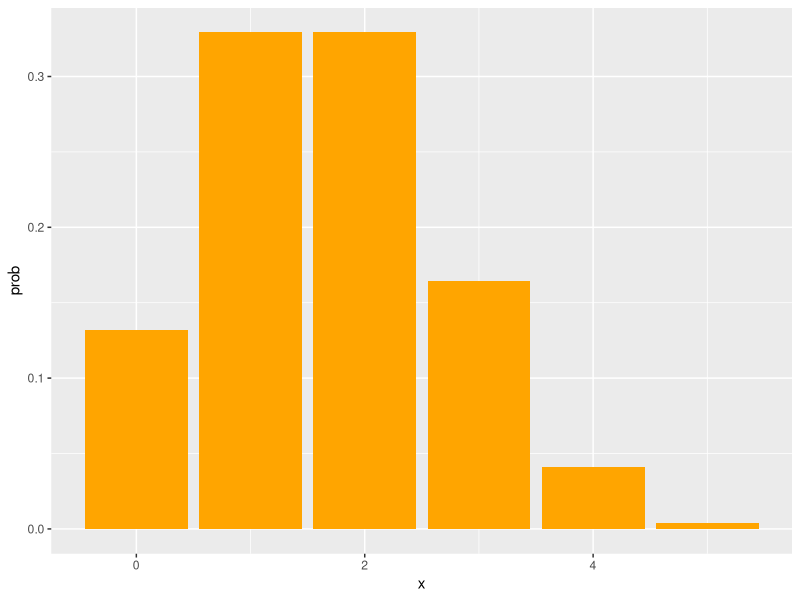
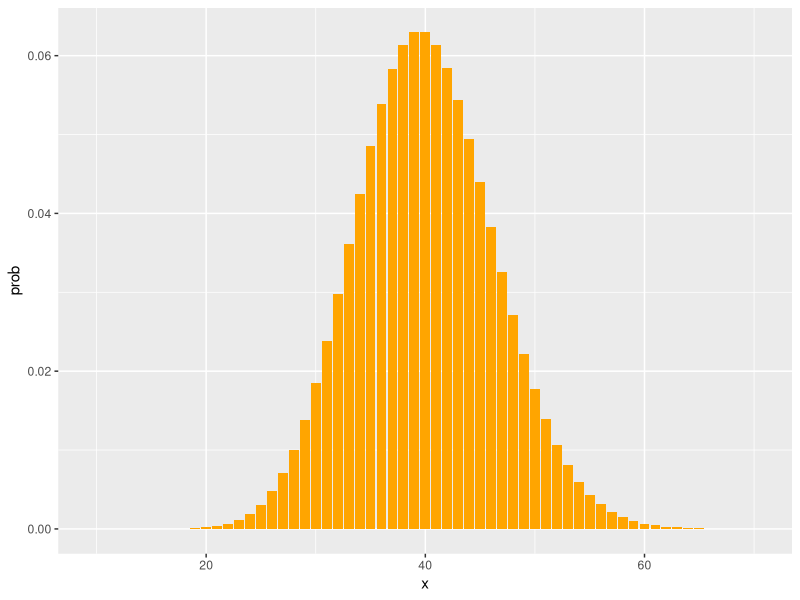
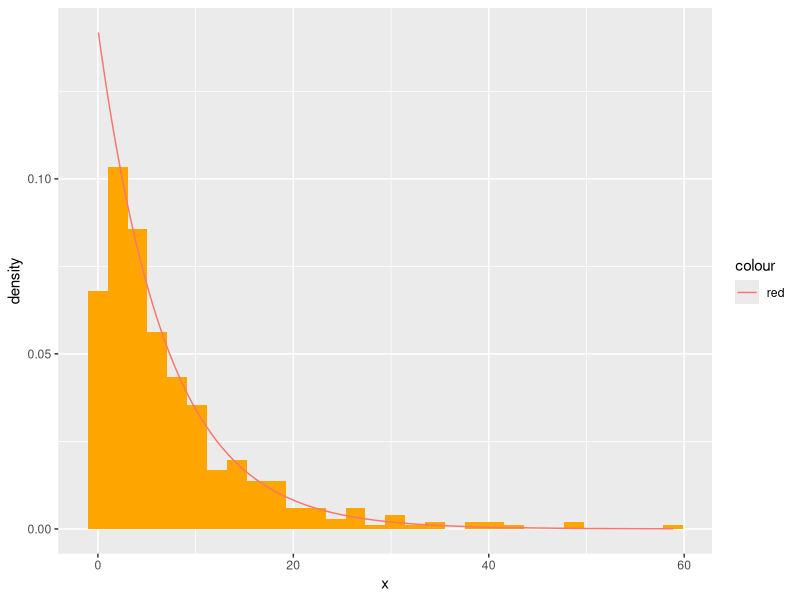
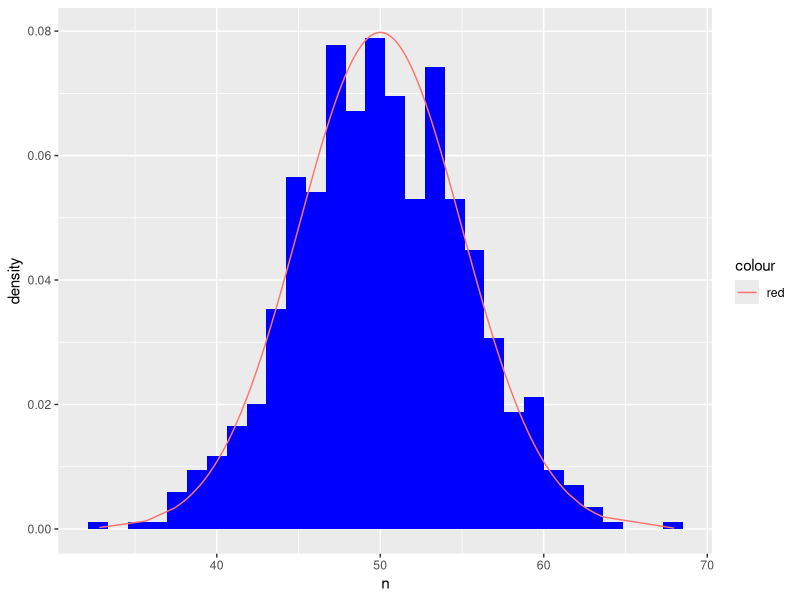

These figures' R source, in order:
#Binomial-----------------------------------------------------------------------
binomial=function(n, x, p){
  choose(n,x)*(p^(x))*((1-p)^(n-x))
}#binomial

#1.capacitor com prob de queimar=0.1, 10 capacitor
n=10
p=0.1
#todas as probabilidades
binomial(n, 0:10, p)

#a)prob de nenhum queimar
binomial(n, 0, p)

#b)2 queimar, 2 nao queimar
binomial(n, 2, p)
binomial(10, 2, 0.9)

#c)ao menos 1
#1-p(x=0), pega tds as probabilidade(1) e tira oq n quer (p(x=0))
1-binomial(n, 0, p)
sum(binomial(n, 1:10, p))

#d) 9 ou menos
1-binomial(n, 10, p)
sum(binomial(n, 0:9, p))

#e)media de queimados por equipamento
esperanca=n*p

#f)variancia e desvio padrao
(variancia=p*(1-p))
(desvio=sqrt(variancia))



#2.3 em 4 alunos fez curso, 16 escolhidos
n=16
p=0.75

#a)pelo menos 12
sum(binomial(n, 12:16, p))

#b)maximo 13
sum(binomial(n, 0:13, p))

#c)12
binomial(n, 12, p)

#d)80 escolhido, esperado, variancia
80*p
p*(1-p)
#dbim()

#Poisson------------------------------------------------------------------------
poisson=function(x,A){
  return((exp(-A)*A^x)/factorial(x))
}#poisson
A=5

#receber 2 ligacoes
poisson(2, A)

#receber menos d 3
sum(poisson(0:2, A))

#mais d 5
1-sum(poisson(0:5, A))
#a chance de acontecer 0:5 é tal, e de não acontecer é 1-tal

#260 em 2 dias
poisson(260, 240)

#Agora com funções prontas------------------------------------------------------
# dMODELO = probabilidade igual
# pMODELO = menor ou igual
# qMODELO = contrario do p, qual é o valor de x para tantos por cento de ser
            #menor ou igual a ele
# rMODELO = amostra aleatoria do modelo

#binominal-----------------------------
#2 vezes do dado dar <3 em 5 tentativas
dbinom(2,5,2/6)

#todas as vezes
dbinom(0:5,5,2/6)
install.packages('ggplot2')
library(ggplot2)
bd=data.frame(0:5, dbinom(0:5,5,2/6))
names(bd)=c('x', 'prob')
bd
ggplot(bd, aes(x,prob))+geom_col(fill='orange')

#menor q 2 vezes
pbinom(2,5,2/6)

#valor de A tal q a prob de ser menor ou igual a A é 0.7901
qbinom(0.7901,5,2/6)

#amostra de tamanho 10
rbinom(10,5,2/6)

#poisson-------------------------------
#processa em media 40 itens por segundo
#35 itens
dpois(35,40)

#todas
dpois(0:500,40)
bd=data.frame(10:70, dpois(10:70,40))
names(bd)=c('x', 'prob')
bd
ggplot(bd, aes(x,prob))+geom_col(fill='orange')

install.packages('labeling')
library(labeling)

#45 ou menos
ppois(45,40)

#A para 0.8096
qpois(0.8096,40)

#amostra 10
rpois(10,40)

#CONTINUO----------------------------------------------------------------------
#exponencial----------------------------
#tempo de validade media de 7 anos
#vencer em 6 anos
dexp(6,1/7)
#calcula, mas é 0 pq continuo ñ tem em ponto exato

#5 ou menos
pexp(5,1/7)

#valor mediano
qexp(0.5,1/7)

#amostra 10
rexp(10,1/7)

x=rexp(500,1/7)
dx=dexp(x,1/7)
bd=data.frame(x,dx)
bd
ggplot(bd, aes(x))+geom_histogram(aes(y=..density..), fill='orange')+
  geom_line(aes(x,dx,col='red'))

#normal----------------------------
#media de peso=50, variancia=25
#20kg
dnorm(20,50,5)#pergunta, média, desvio padrão(raiz da variancia)
#calcula, mas é 0 pq continuo ñ tem em ponto exato

#+20kg
1-(pnorm(20,50,5))

#primeiro quartil (<=25%)
qnorm(0.25,50,5)

#amostra 20
rnorm(20,50,5)

#histograma de tamanho 700, adiciona linha com as probabilidades
n=rnorm(700,50,5)
dn=dnorm(n,50,5)
bd=data.frame(n,dn)
ggplot(bd, aes(n))+geom_histogram(aes(y=..density..), fill='blue')+
  geom_line(aes(n,dn,col='red'))
